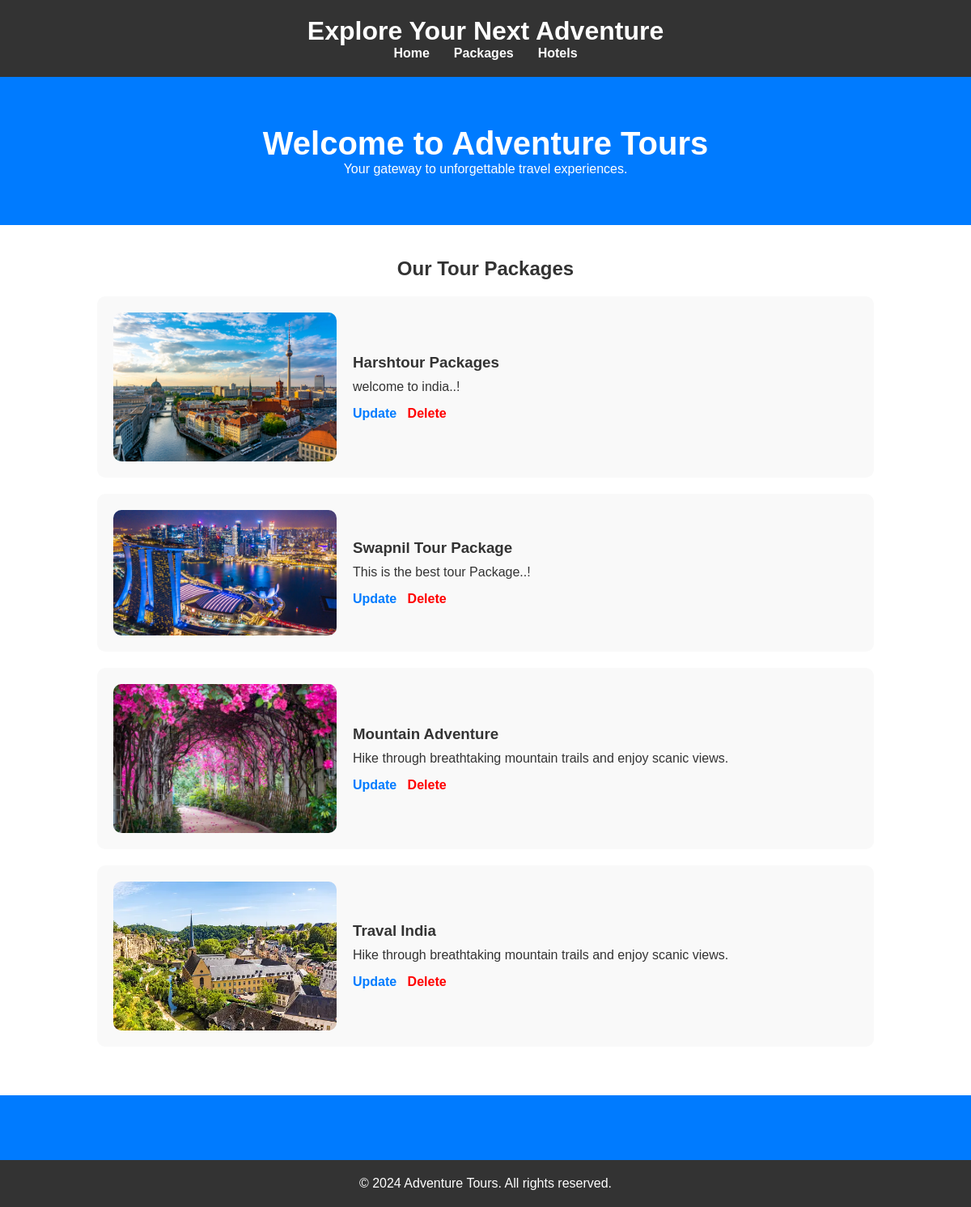
/admin/tourlist.php, run on the app's committed database.
### tables this page shows
CREATE TABLE `tour_package` (
  `TourPackage_Id` int(100) NOT NULL,
  `Package_Name` varchar(100) NOT NULL,
  `Package_Type` varchar(212) NOT NULL,
  `Package_Location` varchar(100) NOT NULL,
  `Price` varchar(100) NOT NULL,
  `Package_Features` varchar(280) NOT NULL,
  `Package_Details` varchar(300) NOT NULL,
  `Package_Image` varchar(100) NOT NULL
);

### admin/tourlist.php (the view, shortened to what this page needs)
<?php
   include("../config/connection.php");
   $sql = "select * from tour_package ";
   $result = $conn->query($sql);
?>
<!DOCTYPE html>
<html lang="en">
<head>
    <link rel="stylesheet" href="tourlist.css">
</head>
<body>
    <header>
        <div class="container">
            <h1>Explore Your Next Adventure</h1>
            <nav>
                <ul>
                    <li><a href="adminhomepage.php">Home</a></li>
                    <li><a href="tourlist.php">Packages</a></li>
                    <li><a href="hotellist.php">Hotels</a></li>
                </ul>
            </nav>
        </div>
    </header>
    <section id="home">
        <div class="container">
            <h2>Welcome to Adventure Tours</h2>
            <p>Your gateway to unforgettable travel experiences.</p>
        </div>
    </section>
    <section id="packages">
        <div class="container">
            <h2>Our Tour Packages</h2>
            <?php
            if($result->num_rows > 0){
                while($row = mysqli_fetch_assoc($result)){
          ?>
            <div class="package">
            <img src=" <?php echo $row['Package_Image']; ?>" alt="Product 1" alt="Mountain Adventure">
                <div class="package-info">
                    <h3><?php echo $row['Package_Name']; ?></h3>
                    <p><?php echo $row['Package_Features']; ?></p>
                    <a href="update_tour.php?id=<?php echo $row['TourPackage_Id'] ?>">Update</a> &nbsp;&nbsp;<a href="tourlist.php?ID=<?php echo $row['TourPackage_Id'] ?>" style="color: red;">Delete</a>
                </div>
            </div>
            <?php
                  }
                }
                ?>
            </div>
    </section>
    <section id="contact">
    </section>
    <footer>
        <div class="container">
            <p>&copy; 2024 Adventure Tours. All rights reserved.</p>
        </div>
    </footer>
</body>
</html>

### Lakshadweep/tourlist.css (style rules this page uses)
* { box-sizing: border-box; margin: 0; padding: 0; font-family: Arial, sans-serif; }
body { background-color: #f5f5f5; color: #333; }
.container { width: 80%; margin: 0 auto; }
header { background: #333; color: #fff; padding: 20px 0; }
header h1 { text-align: center; }
nav ul { list-style: none; display: flex; justify-content: center; }
nav ul li { margin: 0 15px; }
nav ul li a { color: #fff; text-decoration: none; font-weight: bold; }
section { padding: 40px 0; }
#home { background: #007bff; color: #fff; text-align: center; padding: 60px 0; }
#home h2 { font-size: 2.5em; }
#packages { background: #fff; }
#packages h2 { text-align: center; margin-bottom: 20px; }
.package { display: flex; align-items: center; margin-bottom: 20px; background: #f9f9f9; padding: 20px; border-radius: 10px; }
.package img { width: 30%; border-radius: 10px; margin-right: 20px; }
.package-info { width: 70%; }
.package-info h3 { margin-bottom: 10px; }
.package-info p { margin-bottom: 15px; }
.package-info a { color: #007bff; text-decoration: none; font-weight: bold; }
#contact { background: #007bff; color: #fff; }
footer { background: #333; color: #fff; text-align: center; padding: 20px 0; }

### admin/tourlist.php (style rules this page uses)
* { box-sizing: border-box; margin: 0; padding: 0; font-family: Arial, sans-serif; }
body { background-color: #f5f5f5; color: #333; }
.container { width: 80%; margin: 0 auto; }
header { background: #333; color: #fff; padding: 20px 0; }
header h1 { text-align: center; }
nav ul { list-style: none; display: flex; justify-content: center; }
nav ul li { margin: 0 15px; }
nav ul li a { color: #fff; text-decoration: none; font-weight: bold; }
section { padding: 40px 0; }
#home { background: #007bff; color: #fff; text-align: center; padding: 60px 0; }
#home h2 { font-size: 2.5em; }
#packages { background: #fff; }
#packages h2 { text-align: center; margin-bottom: 20px; }
.package { display: flex; align-items: center; margin-bottom: 20px; background: #f9f9f9; padding: 20px; border-radius: 10px; }
.package img { width: 30%; border-radius: 10px; margin-right: 20px; }
.package-info { width: 70%; }
.package-info h3 { margin-bottom: 10px; }
.package-info p { margin-bottom: 15px; }
.package-info a { color: #007bff; text-decoration: none; font-weight: bold; }
footer { background: #333; color: #fff; text-align: center; padding: 20px 0; }

### data on the page
tour_package: Package_Image (picture), Package_Name "Harshtour Packages", Package_Features "welcome to india..!"
tour_package: Package_Image (picture), Package_Name "Swapnil Tour Package", Package_Features "This is the best tour Package..!"
tour_package: Package_Image (picture), Package_Name "Mountain Adventure", Package_Features "Hike through breathtaking mountain trails and enjoy scanic views."
tour_package: Package_Image (picture), Package_Name "Traval India", Package_Features "Hike through breathtaking mountain trails and enjoy scanic views."
